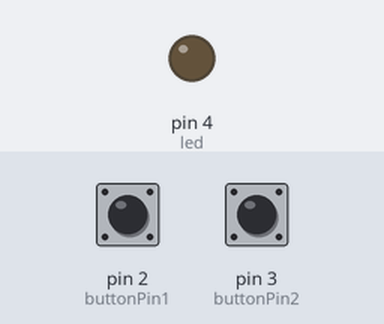
This sketch was run on a simulated Arduino Uno, built with avr-gcc and run on an emulated ATmega328P. On the bench: output pins drawn as LEDs (lit = HIGH). Inputs (shaded band) come from the test bench; at power-on: pin 2 (buttonPin1) LOW, pin 3 (buttonPin2) LOW.

Above: at 1.2 s.
1.3 s: pin 2 (buttonPin1) pulled HIGH for 0.15 s
At 2.4 s:
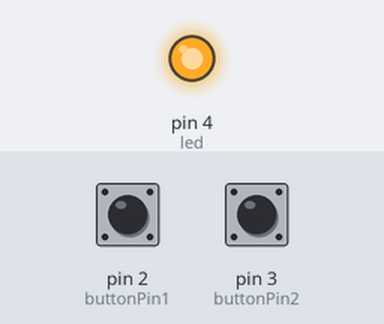
2.9 s: pin 3 (buttonPin2) pulled HIGH for 0.15 s
At 3.6 s:
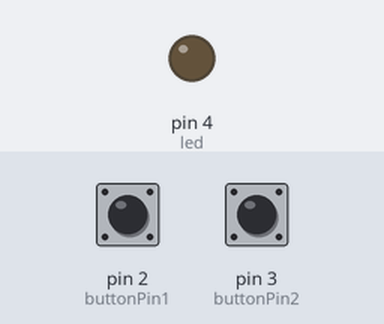
4.5 s: pin 2 (buttonPin1) pulled HIGH for 1 s
At 4.8 s:
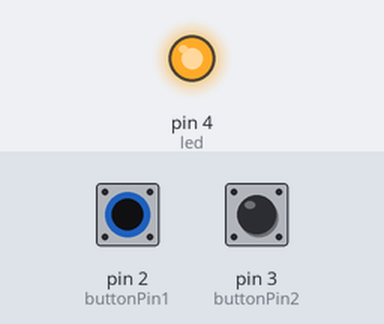
Timing chart, 0 to 7.5 s (numbered marks = the images above; inputs shaded):
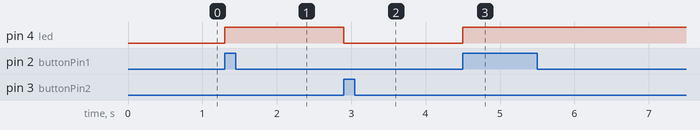

Measured:
- after the input at 1.3 s, pin 4 (led): LOW → HIGH at once
- after the input at 2.9 s, pin 4 (led): HIGH → LOW at once
- after the input at 4.5 s, pin 4 (led): LOW → HIGH at once

The sketch:

Opdracht2.ino
```cpp
const int buttonPin1 = 2;
const int buttonPin2 = 3;
const int led = 4;

volatile bool ledState = false;

void setup() {
  // put your setup code here, to run once:
  attachInterrupt(digitalPinToInterrupt(buttonPin1),ledAan,RISING);
  attachInterrupt(digitalPinToInterrupt(buttonPin2),ledUit,RISING);

  pinMode(led, OUTPUT);
}

void loop() {
  // put your main code here, to run repeatedly:
  digitalWrite(led, ledState);
}

void ledAan(){
   ledState = true;
}

void ledUit(){
    ledState = false;
}
```
